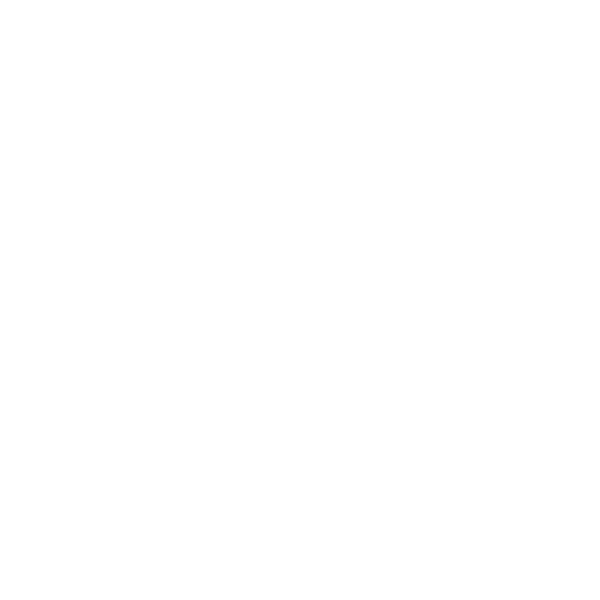
Frame 1 (no input)
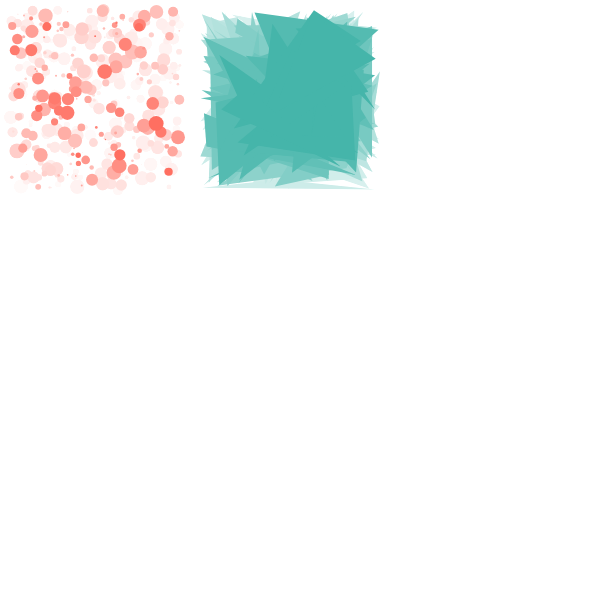
Frame 60 (no input)
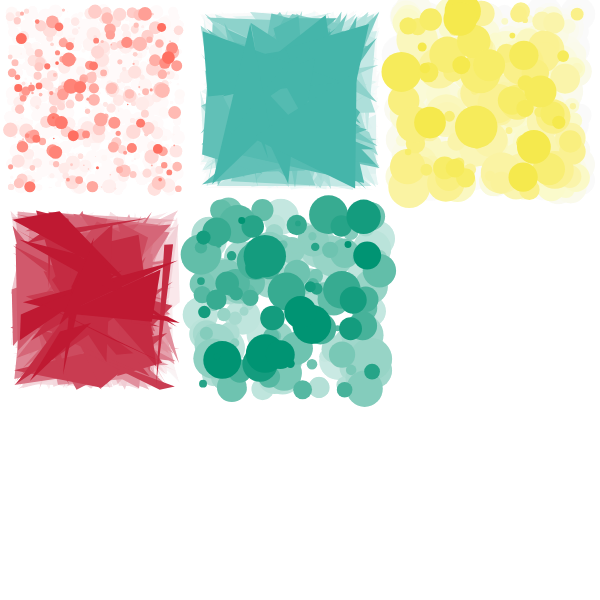
Frame 120 (the mouse pressed at the canvas centre since frame 60)

The p5.js sketch that drew these frames (run headless with seeded random() and noise() and a simulated clock; from frame 60 on, the mouse is pressed at the canvas centre):

// p5.js sketch
// ── sketch.js
function setup() {
  createCanvas(600, 600);
}

function draw() {
background(255, 20);
  let frameRe = frameCount%200;
 for (let i=0; i<10; i++){
   noStroke();
     
if (frameRe>20){
     let x = random(10, width-420);
     let y = random(10, height-410);
     let s = random(1, 15);
     fill(255, 111, 97);
     circle(x, y, s);
} 
  
if (frameRe>40){
     x1 = random(200, width-220);
     y1 = random(10, height-410);
     x2 = random(200, width-220);
     y2 = random(10, height-410);
     x3 = random(200, width-220);
     y3 = random(10, height-410);
     fill(69, 181, 170);
     triangle(x1, y1, x2, y2, x3, y3);
}
  
if (frameRe>60){
     x = random(580, width-200);
     y = random(10, height-410);
     s = random(5, 43);
     fill(245, 233, 77);
     circle(x, y, s);
}

if (frameRe>80){   
     x1 = random(10, width-420);
     y1 = random(210, height-210);
     x2 = random(10, width-420);
     y2 = random(210, height-210);
     x3 = random(10, width-420);
     y3 = random(210, height-210);
    fill(191, 25, 50);
    triangle(x1, y1, x2, y2, x3, y3);
}
 
if (frameRe>100){   
     x = random(200, width-220);
     y = random(210, height-210);
     s = random(5, 43);
     fill(0, 148, 115);
     circle(x, y, s);
}
 
if (frameRe>120){
     x1 = random(580, width-200);
     y1 = random(210, height-210);
     x2 = random(580, width-200);
     y2 = random(210, height-210);
     x3 = random(580, width-200);
     y3 = random(210, height-210);
     fill(249, 192, 90);
     triangle(x1, y1, x2, y2, x3, y3);
}
   
if (frameRe>140){
     x = random(10, width-420);
     y = random(590, height-190);
     s = random(5, 43);
    fill(173, 94, 153);
    circle(x, y, s);
}
   
if (frameRe>160){
     x1 = random(200, width-220);
     y1 = random(590, height-190);
     x2 = random(200, width-220);
     y2 = random(590, height-190);
     x3 = random(200, width-220);
     y3 = random(590, height-190);
     fill(15, 76, 129);
     triangle(x1, y1, x2, y2, x3, y3);
}

if (frameRe>180){
     x = random(580, width-200);
     y = random(590, height-190);
     s = random(1, 15);
     fill(248, 148, 6);
     circle(x, y, s);
}
   
   
 }
}
